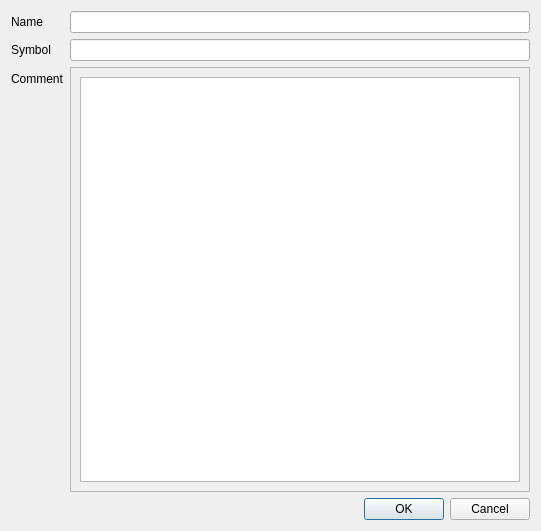
<?xml version="1.0" encoding="UTF-8"?>
<ui version="4.0">
 <class>Dialog</class>
 <widget class="QDialog" name="Dialog">
  <property name="geometry">
   <rect>
    <x>0</x>
    <y>0</y>
    <width>541</width>
    <height>531</height>
   </rect>
  </property>
  <property name="windowTitle">
   <string>Dialog</string>
  </property>
  <layout class="QGridLayout" name="gridLayout_2">
   <item row="0" column="0">
    <layout class="QGridLayout" name="gridLayout">
     <item row="0" column="0">
      <layout class="QFormLayout" name="formLayout">
       <item row="0" column="0">
        <widget class="QLabel" name="label_name">
         <property name="text">
          <string>Name</string>
         </property>
        </widget>
       </item>
       <item row="1" column="0">
        <widget class="QLabel" name="label_symbol">
         <property name="text">
          <string>Symbol</string>
         </property>
        </widget>
       </item>
       <item row="2" column="0">
        <widget class="QLabel" name="label_comment">
         <property name="text">
          <string>Comment</string>
         </property>
        </widget>
       </item>
       <item row="0" column="1">
        <widget class="QLineEdit" name="name">
         <property name="clearButtonEnabled">
          <bool>true</bool>
         </property>
        </widget>
       </item>
       <item row="1" column="1">
        <widget class="QLineEdit" name="symbol">
         <property name="clearButtonEnabled">
          <bool>true</bool>
         </property>
        </widget>
       </item>
       <item row="2" column="1">
        <widget class="QScrollArea" name="scrollArea">
         <property name="widgetResizable">
          <bool>true</bool>
         </property>
         <widget class="QWidget" name="scrollAreaWidgetContents">
          <property name="geometry">
           <rect>
            <x>0</x>
            <y>0</y>
            <width>454</width>
            <height>395</height>
           </rect>
          </property>
          <layout class="QGridLayout" name="gridLayout_3">
           <item row="0" column="0">
            <widget class="QTextEdit" name="comment">
             <property name="tabChangesFocus">
              <bool>true</bool>
             </property>
            </widget>
           </item>
          </layout>
         </widget>
        </widget>
       </item>
      </layout>
     </item>
    </layout>
   </item>
   <item row="1" column="0">
    <widget class="QDialogButtonBox" name="confirm">
     <property name="orientation">
      <enum>Qt::Horizontal</enum>
     </property>
     <property name="standardButtons">
      <set>QDialogButtonBox::Cancel|QDialogButtonBox::Ok</set>
     </property>
    </widget>
   </item>
  </layout>
 </widget>
 <resources/>
 <connections>
  <connection>
   <sender>confirm</sender>
   <signal>accepted()</signal>
   <receiver>Dialog</receiver>
   <slot>accept()</slot>
   <hints>
    <hint type="sourcelabel">
     <x>248</x>
     <y>254</y>
    </hint>
    <hint type="destinationlabel">
     <x>157</x>
     <y>274</y>
    </hint>
   </hints>
  </connection>
  <connection>
   <sender>confirm</sender>
   <signal>rejected()</signal>
   <receiver>Dialog</receiver>
   <slot>reject()</slot>
   <hints>
    <hint type="sourcelabel">
     <x>316</x>
     <y>260</y>
    </hint>
    <hint type="destinationlabel">
     <x>286</x>
     <y>274</y>
    </hint>
   </hints>
  </connection>
 </connections>
</ui>
